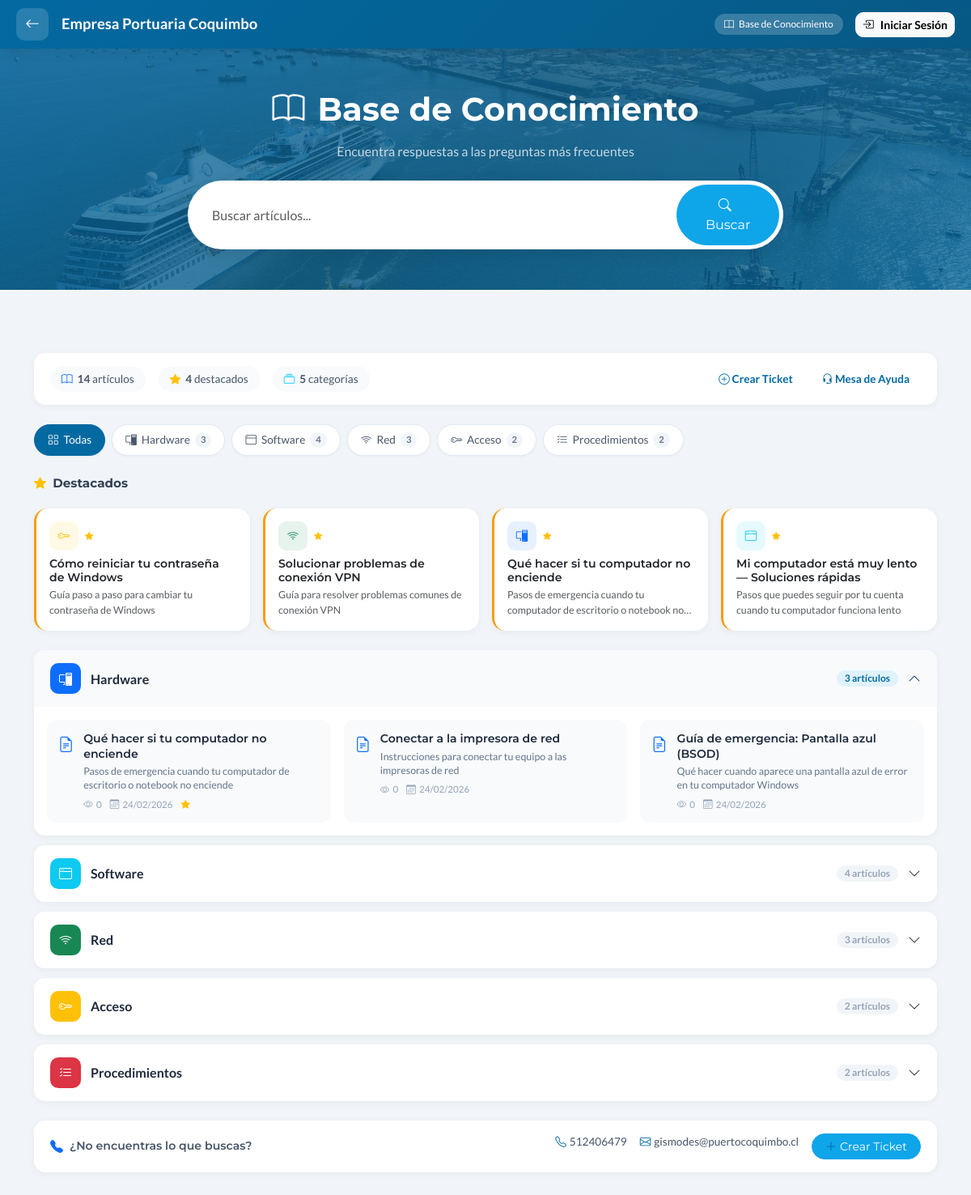
The page /base_conocimiento.php on the database its author committed.
### tables this page shows
CREATE TABLE IF NOT EXISTS knowledge_base (
    id INT AUTO_INCREMENT PRIMARY KEY,
    title VARCHAR(200) NOT NULL,
    slug VARCHAR(200) NOT NULL UNIQUE,
    content TEXT NOT NULL,
    excerpt VARCHAR(500) DEFAULT NULL,
    category ENUM('hardware', 'software', 'red', 'acceso', 'general', 'procedimientos') DEFAULT 'general',
    tags VARCHAR(500) DEFAULT NULL,
    author_id INT DEFAULT NULL,
    views INT DEFAULT 0,
    helpful_yes INT DEFAULT 0,
    helpful_no INT DEFAULT 0,
    is_published TINYINT(1) DEFAULT 1,
    is_featured TINYINT(1) DEFAULT 0,
    related_articles VARCHAR(200) DEFAULT NULL,
    created_at TIMESTAMP DEFAULT CURRENT_TIMESTAMP,
    updated_at TIMESTAMP DEFAULT CURRENT_TIMESTAMP ON UPDATE CURRENT_TIMESTAMP,
    FOREIGN KEY (author_id) REFERENCES users(id) ON DELETE SET NULL,
    INDEX idx_category (category),
    INDEX idx_published (is_published),
    FULLTEXT INDEX idx_search (title, content, tags)
);

### public/base_conocimiento.php (the view, shortened to what the rows shown need)
<?php
require_once '../includes/bootstrap.php';
$user = isLoggedIn() ? getCurrentUser() : null;
$isAdmin = $user && in_array($user['role'], ['admin', 'soporte']);
$article = null;
$search = sanitize($_GET['search'] ?? '');
$category = sanitize($_GET['category'] ?? '');
$where = $isAdmin ? '1=1' : 'is_published = 1';
$params = [];
$stmt = $pdo->prepare("
    SELECT kb.*, u.name as author_name
    FROM knowledge_base kb
    LEFT JOIN users u ON kb.author_id = u.id
    WHERE $where
    ORDER BY is_featured DESC, views DESC, created_at DESC
");
$stmt->execute($params);
$articles = $stmt->fetchAll();
$featuredStmt = $pdo->query("SELECT * FROM knowledge_base WHERE is_featured = 1 AND is_published = 1 ORDER BY views DESC LIMIT 4");
$featured = $featuredStmt->fetchAll();
$categories = [
    'general' => ['name' => 'General', 'icon' => 'info-circle', 'color' => 'secondary'],
    'hardware' => ['name' => 'Hardware', 'icon' => 'pc-display', 'color' => 'primary'],
    'software' => ['name' => 'Software', 'icon' => 'window', 'color' => 'info'],
    'red' => ['name' => 'Red', 'icon' => 'wifi', 'color' => 'success'],
    'acceso' => ['name' => 'Acceso', 'icon' => 'key', 'color' => 'warning'],
    'procedimientos' => ['name' => 'Procedimientos', 'icon' => 'list-check', 'color' => 'danger'],
];
?>
<!DOCTYPE html>
<html lang="es">
<head>
    <link href="https://cdn.jsdelivr.net/npm/bootstrap@5.3.2/dist/css/bootstrap.min.css" rel="stylesheet">
    <link href="https://cdn.jsdelivr.net/npm/bootstrap-icons@1.11.1/font/bootstrap-icons.css" rel="stylesheet">
    <link href="css/intranet.css?v=<?= filemtime(__DIR__ . '/css/intranet.css') ?>" rel="stylesheet">
    <link href="css/base-conocimiento.css?v=<?= filemtime(__DIR__ . '/css/base-conocimiento.css') ?>" rel="stylesheet">
</head>
<body class="<?= $user ? 'has-sidebar' : '' ?>">
    <?php if ($article): ?>
    <div class="page-header" style="padding: 30px 0;">
        <div class="container position-relative">
            <nav aria-label="breadcrumb">
                <ol class="breadcrumb mb-3">
                    <li class="breadcrumb-item"><a href="base_conocimiento.php" class="text-white-50">Base de Conocimiento</a></li>
                    <li class="breadcrumb-item"><a href="?category=<?= $article['category'] ?>" class="text-white-50"><?= $categories[$article['category']]['name'] ?? 'General' ?></a></li>
                    <li class="breadcrumb-item active text-white"><?= htmlspecialchars($article['title']) ?></li>
                </ol>
            </nav>
        </div>
    </div>
    <div class="container py-5">
        <?php if (isset($_GET['thanks'])): ?>
        <div class="alert alert-success alert-dismissible fade show" role="alert">
            <i class="bi bi-heart-fill me-2"></i>¡Gracias por tu feedback!
            <button type="button" class="btn-close" data-bs-dismiss="alert"></button>
        </div>
        <?php endif; ?>
        <div class="row">
            <div class="col-lg-8">
                <div class="card">
                    <div class="card-body p-5">
                        <div class="d-flex align-items-center mb-4">
                            <span class="badge bg-<?= $categories[$article['category']]['color'] ?? 'secondary' ?> me-2">
                                <i class="bi bi-<?= $categories[$article['category']]['icon'] ?? 'info-circle' ?> me-1"></i>
                                <?= $categories[$article['category']]['name'] ?? 'General' ?>
                            </span>
                            <small class="text-muted">
                                <i class="bi bi-eye me-1"></i><?= number_format($article['views']) ?> vistas
                            </small>
                        </div>
                        <h1 class="fw-bold mb-4"><?= htmlspecialchars($article['title']) ?></h1>
                        <div class="article-content">
                            <?= $article['content'] ?>
                        </div>
                        <?php if ($article['tags']): ?>
                        <div class="mt-4 pt-4 border-top">
                            <i class="bi bi-tags me-2"></i>
                            <?php foreach (explode(',', $article['tags']) as $tag): ?>
                            <a href="?search=<?= urlencode(trim($tag)) ?>" class="badge bg-light text-dark me-1"><?= htmlspecialchars(trim($tag)) ?></a>
                            <?php endforeach; ?>
                        </div>
                        <?php endif; ?>
                        <div class="mt-5 pt-4 border-top text-center">
                            <h5 class="mb-3">¿Te fue útil este artículo?</h5>
                            <div class="d-flex justify-content-center gap-3">
                                <a href="?helpful=yes&article_id=<?= $article['id'] ?>" class="helpful-btn border-success text-success">
                                    <i class="bi bi-hand-thumbs-up me-2"></i>Sí (<?= $article['helpful_yes'] ?>)
                                </a>
                                <a href="?helpful=no&article_id=<?= $article['id'] ?>" class="helpful-btn border-danger text-danger">
                                    <i class="bi bi-hand-thumbs-down me-2"></i>No (<?= $article['helpful_no'] ?>)
                                </a>
                            </div>
                        </div>
                    </div>
                </div>
            </div>
            <div class="col-lg-4">
                <div class="card mb-4">
                    <div class="card-body">
                        <h6 class="text-muted mb-3">Información</h6>
                        <p class="mb-2"><i class="bi bi-person me-2"></i><?= htmlspecialchars($article['author_name'] ?? 'Sistema') ?></p>
                        <p class="mb-2"><i class="bi bi-calendar me-2"></i><?= date('d/m/Y', strtotime($article['created_at'])) ?></p>
                        <p class="mb-0"><i class="bi bi-clock me-2"></i>Actualizado: <?= date('d/m/Y', strtotime($article['updated_at'])) ?></p>
                    </div>
                </div>
                <div class="card">
                    <div class="card-header bg-white">
                        <h6 class="mb-0">¿Necesitas más ayuda?</h6>
                    </div>
                    <div class="card-body">
                        <p class="text-muted small">Si no encontraste la solución, crea un ticket de soporte.</p>
                        <a href="crear_ticket.php" class="btn btn-primary w-100">
                            <i class="bi bi-plus-lg me-2"></i>Crear Ticket
                        </a>
                    </div>
                </div>
            </div>
        </div>
    </div>
    <?php else: ?>
    <div class="page-header">
        <div class="container position-relative text-center">
            <h1 class="mb-3"><i class="bi bi-book me-3"></i>Base de Conocimiento</h1>
        </div>
    </div>
    <div class="container py-5">
        <?php if (empty($articles)): ?>
        <div class="card">
            <div class="card-body text-center py-5">
                <i class="bi bi-search fs-1 text-muted mb-3 d-block"></i>
                <h5 class="text-muted">No se encontraron artículos</h5>
                <p class="text-muted">Intenta con otros términos de búsqueda</p>
            </div>
        </div>
        <?php else: ?>
        <?php if (!empty($search) || !empty($category)): ?>
        <h5 class="mb-3"><?= $search ? 'Resultados de búsqueda' : ($categories[$category]['name'] ?? 'Artículos') ?></h5>
        <div class="row g-3">
            <?php foreach ($articles as $art): ?>
            <div class="col-lg-4 col-md-6">
                <a href="?article=<?= $art['id'] ?>" class="card article-card h-100 text-decoration-none">
                    <div class="card-body py-3 px-3">
                        <div class="d-flex align-items-center gap-2 mb-2">
                            <div class="kb-art-icon bg-<?= $categories[$art['category']]['color'] ?? 'secondary' ?> bg-opacity-10 text-<?= $categories[$art['category']]['color'] ?? 'secondary' ?>">
                                <i class="bi bi-<?= $categories[$art['category']]['icon'] ?? 'info-circle' ?>"></i>
                            </div>
                            <span class="badge bg-<?= $categories[$art['category']]['color'] ?? 'secondary' ?>" style="font-size: 0.7rem;"><?= $categories[$art['category']]['name'] ?? 'General' ?></span>
                            <?php if ($art['is_featured']): ?><i class="bi bi-star-fill text-warning" style="font-size: 0.7rem;"></i><?php endif; ?>
                        </div>
                        <h6 class="text-dark mb-1 fw-semibold" style="font-size: 0.92rem;"><?= htmlspecialchars($art['title']) ?></h6>
                        <p class="text-muted mb-0" style="font-size: 0.8rem; line-height: 1.4; display: -webkit-box; -webkit-line-clamp: 2; -webkit-box-orient: vertical; overflow: hidden;"><?= htmlspecialchars($art['excerpt'] ?: substr(strip_tags($art['content']), 0, 120)) ?></p>
                        <div class="d-flex align-items-center gap-3 mt-2 pt-2 border-top" style="font-size: 0.75rem;">
                            <span class="text-muted"><i class="bi bi-eye me-1"></i><?= $art['views'] ?></span>
                            <span class="text-muted"><i class="bi bi-calendar3 me-1"></i><?= date('d/m/Y', strtotime($art['created_at'])) ?></span>
                        </div>
                    </div>
                </a>
            </div>
            <?php endforeach; ?>
        </div>
        <?php else: ?>
        <?php
        $grouped = [];
        foreach ($articles as $art) {
            $grouped[$art['category']][] = $art;
        }
        $orderedGroups = [];
        foreach (array_keys($categories) as $catKey) {
            if (isset($grouped[$catKey])) {
                $orderedGroups[$catKey] = $grouped[$catKey];
            }
        }
        $accordionIndex = 0;
        ?>
        <?php if (!empty($featured)): ?>
        <div class="kb-featured-section mb-4">
            <div class="row g-3">
                <?php foreach ($featured as $feat): ?>
                <div class="col-lg-3 col-md-6">
                    <a href="?article=<?= $feat['id'] ?>" class="card article-card h-100 text-decoration-none kb-featured-card">
                        <div class="card-body p-3">
                            <div class="d-flex align-items-center gap-2 mb-2">
                                <div class="kb-art-icon bg-<?= $categories[$feat['category']]['color'] ?? 'secondary' ?> bg-opacity-10 text-<?= $categories[$feat['category']]['color'] ?? 'secondary' ?>">
                                    <i class="bi bi-<?= $categories[$feat['category']]['icon'] ?? 'info-circle' ?>"></i>
                                </div>
                                <i class="bi bi-star-fill text-warning" style="font-size: 0.65rem;"></i>
                            </div>
                            <h6 class="text-dark fw-semibold mb-1" style="font-size: 0.88rem;"><?= htmlspecialchars($feat['title']) ?></h6>
                            <p class="text-muted mb-0" style="font-size: 0.78rem; display: -webkit-box; -webkit-line-clamp: 2; -webkit-box-orient: vertical; overflow: hidden;"><?= htmlspecialchars($feat['excerpt'] ?: substr(strip_tags($feat['content']), 0, 80)) ?></p>
                        </div>
                    </a>
                </div>
                <?php endforeach; ?>
            </div>
        </div>
        <?php endif; ?>
        <div class="accordion kb-accordion" id="kbAccordion">
            <?php foreach ($orderedGroups as $groupCat => $groupArticles): ?>
            <?php $cat = $categories[$groupCat] ?? ['name' => 'General', 'icon' => 'info-circle', 'color' => 'secondary']; ?>
            <div class="accordion-item kb-accordion-item">
                <h2 class="accordion-header">
                    <button class="accordion-button kb-accordion-btn <?= $accordionIndex > 0 ? 'collapsed' : '' ?>" type="button" data-bs-toggle="collapse" data-bs-target="#kbCat<?= $accordionIndex ?>" aria-expanded="<?= $accordionIndex === 0 ? 'true' : 'false' ?>">
                        <div class="kb-acc-icon bg-<?= $cat['color'] ?>">
                            <i class="bi bi-<?= $cat['icon'] ?>"></i>
                        </div>
                        <span class="kb-acc-title"><?= $cat['name'] ?></span>
                        <span class="kb-acc-count"><?= count($groupArticles) ?> artículo<?= count($groupArticles) !== 1 ? 's' : '' ?></span>
                    </button>
                </h2>
                <div id="kbCat<?= $accordionIndex ?>" class="accordion-collapse collapse <?= $accordionIndex === 0 ? 'show' : '' ?>" data-bs-parent="#kbAccordion">
                    <div class="accordion-body p-3">
                        <div class="row g-3">
                            <?php foreach ($groupArticles as $art): ?>
                            <div class="col-lg-4 col-md-6">
                                <a href="?article=<?= $art['id'] ?>" class="kb-article-item">
                                    <div class="kb-article-item-icon text-<?= $cat['color'] ?>">
                                        <i class="bi bi-file-earmark-text"></i>
                                    </div>
                                    <div class="kb-article-item-body">
                                        <h6><?= htmlspecialchars($art['title']) ?></h6>
                                        <p><?= htmlspecialchars($art['excerpt'] ?: substr(strip_tags($art['content']), 0, 100)) ?></p>
                                        <div class="kb-article-item-meta">
                                            <span><i class="bi bi-eye"></i> <?= $art['views'] ?></span>
                                            <span><i class="bi bi-calendar3"></i> <?= date('d/m/Y', strtotime($art['created_at'])) ?></span>
                                            <?php if ($art['is_featured']): ?><span class="text-warning"><i class="bi bi-star-fill"></i></span><?php endif; ?>
                                        </div>
                                    </div>
                                </a>
                            </div>
                            <?php endforeach; ?>
                        </div>
                    </div>
                </div>
            </div>
            <?php $accordionIndex++; ?>
            <?php endforeach; ?>
        </div>
        <?php endif; ?>
        <?php endif; ?>
    </div>
    <?php endif; ?>
</body>
</html>

### rows shown on the page
knowledge_base: title "Cómo reiniciar tu contraseña de Windows", excerpt "Guía paso a paso para cambiar tu contraseña de Windows"
knowledge_base: title "Solucionar problemas de conexión VPN", excerpt "Guía para resolver problemas comunes de conexión VPN"
knowledge_base: title "Qué hacer si tu computador no enciende", excerpt "Pasos de emergencia cuando tu computador de escritorio o notebook…", excerpt "Pasos de emergencia cuando tu computador de escritorio o notebook no enciende", views "0", created_at "24/02/2026", is_featured 1 (drawn)
knowledge_base: title "Mi computador está muy lento — Soluciones rápidas", excerpt "Pasos que puedes seguir por tu cuenta cuando tu computador funciona lento"
knowledge_base: title "Conectar a la impresora de red", excerpt "Instrucciones para conectar tu equipo a las impresoras de red", views "0", created_at "24/02/2026"
knowledge_base: title "Guía de emergencia: Pantalla azul (BSOD)", excerpt "Qué hacer cuando aparece una pantalla azul de error en tu computador Windows", views "0", created_at "24/02/2026"

### other values the page prints
$totalArticles "14"
$totalFeatured "4"
count(array_filter($catCounts)) "5"
$cat['name'] "Hardware"
$count "3"
$cat['name'] "Software"
$count "4"
$cat['name'] "Red"
$cat['name'] "Acceso"
$count "2"
$cat['name'] "Procedimientos"
count($groupArticles) "3"
count($groupArticles) "4"
count($groupArticles) "2"
